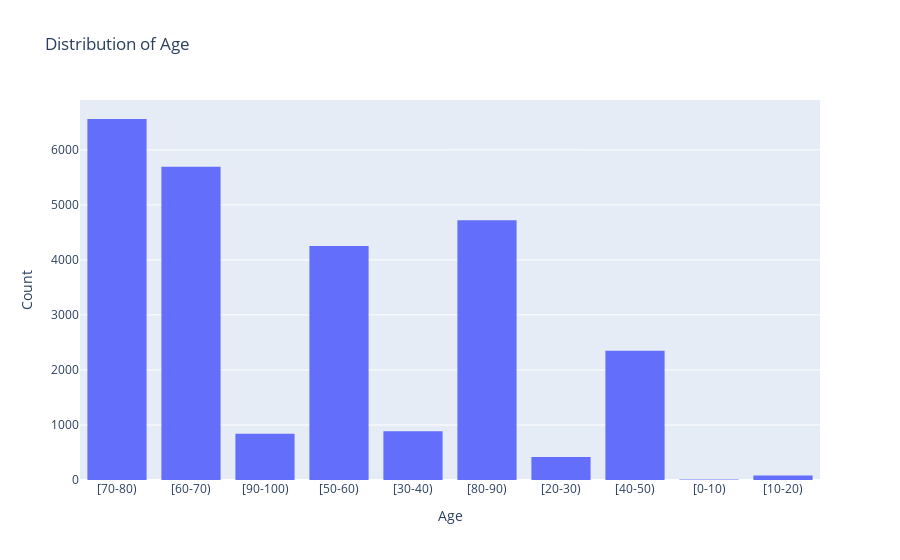

Notebook code cell kept with this figure:
### Markdown cell above
#### 1) Distribution of Age

### Code cell
fig = px.histogram(df, x='age', title='Distribution of Age', nbins=20)
fig.update_layout(xaxis_title='Age', yaxis_title='Count')
fig.show()

### Figure 1 — Plotly figure (JSON) as saved in the notebook; plotly's stock layout.template omitted (floating-point values rounded to 4 significant figures; data arrays with more than 128 entries replaced by an {"elided": "..."} marker saying what was removed)
{"data": [{"alignmentgroup": "True", "bingroup": "x", "hovertemplate": "age=%{x}<br>count=%{y}<extra></extra>", "legendgroup": "", "marker": {"color": "#636efa", "pattern": {"shape": ""}}, "name": "", "nbinsx": 20, "offsetgroup": "", "orientation": "v", "showlegend": false, "type": "histogram", "x": {"elided": "25817 str values"}, "xaxis": "x", "yaxis": "y"}], "layout": {"barmode": "relative", "legend": {"tracegroupgap": 0}, "title": {"text": "Distribution of Age"}, "xaxis": {"anchor": "y", "domain": [0, 1], "title": {"text": "Age"}}, "yaxis": {"anchor": "x", "domain": [0, 1], "title": {"text": "Count"}}}}
